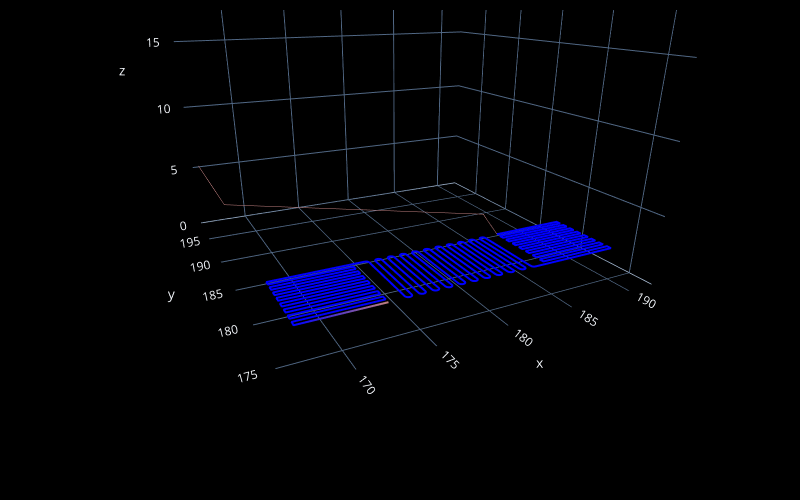

Here is the notebook cell this chart was saved with:
### Code cell
# ============================== BLOCK 4 =====================================
#  G-code transformation and export
# ============================================================================

# Full G-code including the printer start/end sequence and a primer
gcode_controls = fc.GcodeControls(
    printer_name=printer_name,
    initialization_data={
        'primer':           'front_lines_then_y',
        'print_speed':      print_speed,
        'nozzle_temp':      nozzle_temp,
        'bed_temp':         bed_temp,
        'fan_percent':      fan_percent,
        'extrusion_width':  EW,
        'extrusion_height': EH,
    })
 
# Bare G-code without a start/end sequence, for embedding into an existing print
gcode_controls_bare = fc.GcodeControls(
    printer_name='generic',
    initialization_data={
        'print_speed':      print_speed,
        'extrusion_width':  EW,
        'extrusion_height': EH,
    })
 
gcode      = fc.transform(steps, 'gcode', gcode_controls)
gcode_bare = fc.transform(steps, 'gcode', gcode_controls_bare)
 
# Optional design preview
fc.transform(steps, 'plot', fc.PlotControls(style="line", zoom=0.7))

### Figure 1 — Plotly figure (JSON) as saved in the notebook; plotly's stock layout.template omitted (floating-point values rounded to 4 significant figures; data arrays with more than 128 entries replaced by an {"elided": "..."} marker saying what was removed)
{"data": [{"line": {"color": {"elided": "1517 str values"}, "width": 4}, "mode": "lines", "showlegend": false, "type": "scatter3d", "x": {"elided": "1517 float values"}, "y": {"elided": "1517 float values"}, "z": {"elided": "1517 float values"}}, {"line": {"color": ["rgb(191.25, 127.50, 127.50)", "rgb(191.25, 127.50, 127.50)", "rgb(191.25, 127.50, 127.50)", "rgb(191.25, 127.50, 127.50)"], "width": 1}, "mode": "lines", "showlegend": false, "type": "scatter3d", "x": [186.1, 186.1, 166.1, 166.1], "y": [183, 185, 185, 195], "z": [1.155, 2.155, 6.155, 6.155]}, {"marker": {"color": "red", "size": 2}, "mode": "markers", "showlegend": false, "type": "scatter3d", "x": [], "y": [], "z": []}], "layout": {"height": 500, "margin": {"b": 10, "l": 10, "pad": 4, "r": 10, "t": 10}, "paper_bgcolor": "black", "scene": {"aspectmode": "cube", "camera": {"center": {"x": 0, "y": 0, "z": -0.5}, "eye": {"x": -0.7143, "y": -1.429, "z": 0.2143}}, "xaxis": {"backgroundcolor": "black", "nticks": 10, "range": [166.1, 192.1]}, "yaxis": {"backgroundcolor": "black", "nticks": 10, "range": [173.0, 199.0]}, "zaxis": {"backgroundcolor": "black", "nticks": 10, "range": [0, 26.0]}}, "width": 800}}
